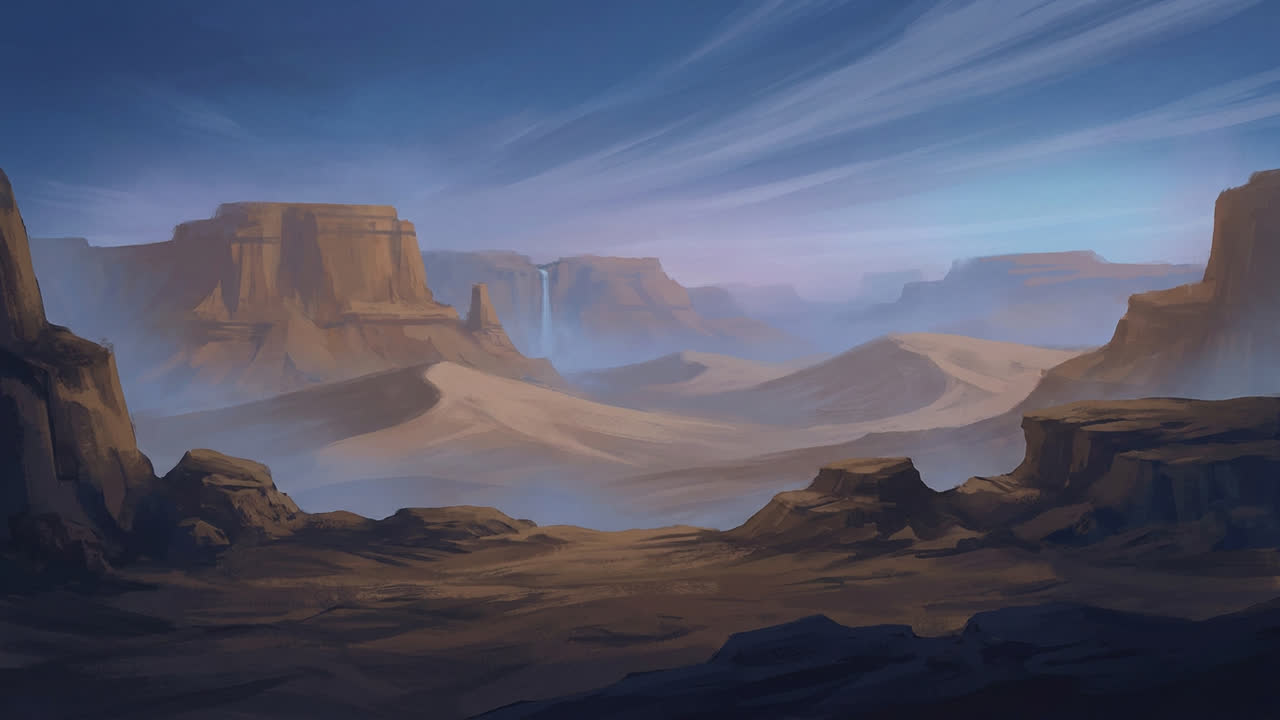
#> input picture 2026-07-06/turrican-2/assets/img/world1-bg.jpg, 1280 x 720 px
$ python color_match.py ../../../../2026-07-06/turrican-2/assets/img/world1-bg.jpg ../../../../2026-07-06/turrican-2/assets/img/world2-bg.jpg ../../../../2026-07-06/turrican-2/assets/img/world2-bg.jpg 1.0
#> lines starting #> are read from the running program, lines starting #| are printed output that depends on the picture
### 2026-08-20/final-blow/tools/inbetweens/measure_de.py
"""Costume-consistency gate: mean CIELAB colour of the big costume regions
(dominant hue clusters) per sheet, and dE2000-ish (dE76) between sheets.
Usage: measure_de.py <ref rgba/webp or png-on-magenta> <cand ...>"""
import sys, numpy as np
from PIL import Image

def load(path):
    im = Image.open(path).convert("RGBA")
    a = np.asarray(im).astype(np.float32)
    rgb, alpha = a[..., :3], a[..., 3]
#> alpha: shape (720, 1280) float32; every value is 255
    if alpha.min() > 250:  # flat-keyed png: key magenta
        d = np.sqrt((rgb[..., 0] - 255) ** 2 + rgb[..., 1] ** 2 + (rgb[..., 2] - 255) ** 2)
        alpha = np.where(d > 120, 255.0, 0.0)
#> alpha: shape (720, 1280) float64; every value is 255
#> `ref_rgb, ref_mask = load(ref)`: ref_mask: shape (720, 1280) bool; every value is 1
    return rgb, alpha > 128

def to_lab(rgb):
    rgb = rgb / 255.0
    m = rgb <= 0.04045
#> m: shape (720, 1280, 3) bool; every value is 0
    rgb = np.where(m, rgb / 12.92, ((rgb + 0.055) / 1.055) ** 2.4)
    M = np.array([[0.4124, 0.3576, 0.1805], [0.2126, 0.7152, 0.0722], [0.0193, 0.1192, 0.9505]])
    xyz = rgb @ M.T / np.array([0.95047, 1.0, 1.08883])
    f = np.where(xyz > 0.008856, np.cbrt(xyz), 7.787 * xyz + 16 / 116)
    L = 116 * f[..., 1] - 16; a = 500 * (f[..., 0] - f[..., 1]); b = 200 * (f[..., 1] - f[..., 2])
    return np.stack([L, a, b], -1)
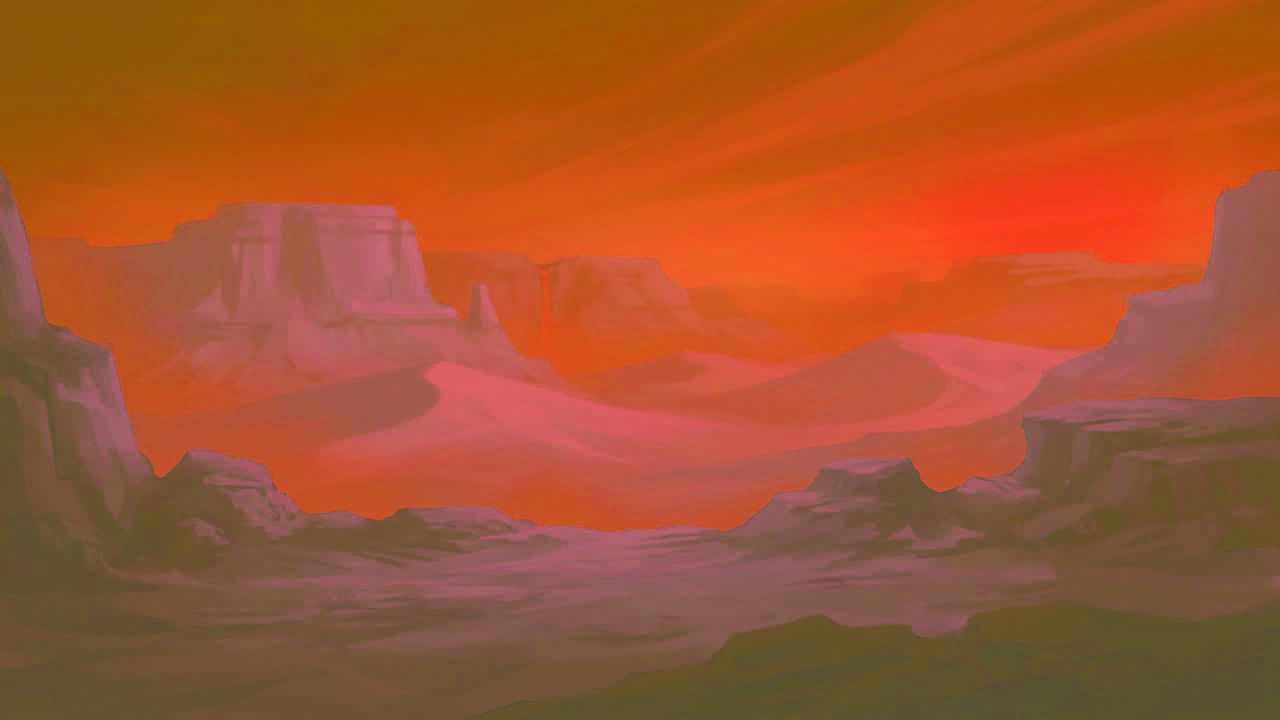
#> returned value: shape (720, 1280, 3) float64; mean of channels 0, 1, 2 37.5, 4.3, -11.4; drawn with min black and max white

def clusters(lab, mask, k=6, seed=1):
#> called with k = 6, seed = 1
    pts = lab[mask]
    rng = np.random.default_rng(seed)
    sample = pts[rng.choice(len(pts), min(40000, len(pts)), replace=False)]
    cent = sample[rng.choice(len(sample), k, replace=False)]
#> cent = [[53.2, 3.68, -24.56], [50.86, 6.68, 4.92], [72.35, -5.61, -18.66], [64.34, 4.42, -19.76], [50.22, 2.69, -24.57], [16.74, 3.72, -6.8]]
    for _ in range(25):
        d = ((sample[:, None, :] - cent[None]) ** 2).sum(-1)
        lab_id = d.argmin(1)
        cent = np.stack([sample[lab_id == i].mean(0) if (lab_id == i).any() else cent[i] for i in range(k)])
#> after the loop, cent = [[50.1, 2.76, -21.59], [30.33, 6.5, 3.61], [63.21, 2.87, -18.57], [49.78, 6.72, 0.708], [36.31, 3.82, -28.11], [13.76, 3.74, -8.63]]
    d = ((sample[:, None, :] - cent[None]) ** 2).sum(-1); lab_id = d.argmin(1)
    weights = np.bincount(lab_id, minlength=k) / len(sample)
#> weights = [0.166, 0.143, 0.13, 0.163, 0.139, 0.26]
    return cent, weights

# [17 lines that do not run on import are left out]

### 2026-08-20/final-blow/tools/inbetweens/color_match.py
"""Pull a candidate sheet's costume colours onto the reference sheet's.
Soft per-cluster LAB mean shift: each opaque candidate pixel is assigned
membership over the reference's dominant colour clusters (inverse-distance,
two nearest), and the per-cluster mean offsets (reference mean - candidate mean)
are applied weighted by membership. Small, smooth, edge-free: fringes and
antialiasing keep their gradients because the shift is a low-order colour
correction, not a re-quantisation. Usage:
  color_match.py <ref sheet> <cand rgba png> <out rgba png> [max_shift_dE]"""
import sys, numpy as np
from PIL import Image
from measure_de import load, to_lab, clusters

def from_lab(lab):
    L, a, b = lab[..., 0], lab[..., 1], lab[..., 2]
    fy = (L + 16) / 116; fx = fy + a / 500; fz = fy - b / 200
    def finv(f): return np.where(f ** 3 > 0.008856, f ** 3, (f - 16 / 116) / 7.787)
    xyz = np.stack([finv(fx) * 0.95047, finv(fy), finv(fz) * 1.08883], -1)
    M = np.array([[3.2406, -1.5372, -0.4986], [-0.9689, 1.8758, 0.0415], [0.0557, -0.2040, 1.0570]])
    rgb = xyz @ M.T
    rgb = np.where(rgb <= 0.0031308, 12.92 * rgb, 1.055 * np.power(np.clip(rgb, 0, None), 1 / 2.4) - 0.055)
    return np.clip(rgb * 255, 0, 255)

ref, cand, out = sys.argv[1], sys.argv[2], sys.argv[3]
max_shift = float(sys.argv[4]) if len(sys.argv) > 4 else 12.0
ref_rgb, ref_mask = load(ref); cent, w = clusters(to_lab(ref_rgb), ref_mask, k=6)
#> after `cent, w = clusters(to_lab(ref_rgb), ref_mask, k=6)`: w = [0.166, 0.143, 0.13, 0.163, 0.139, 0.26]
im = Image.open(cand).convert("RGBA"); arr = np.asarray(im).astype(np.float32)
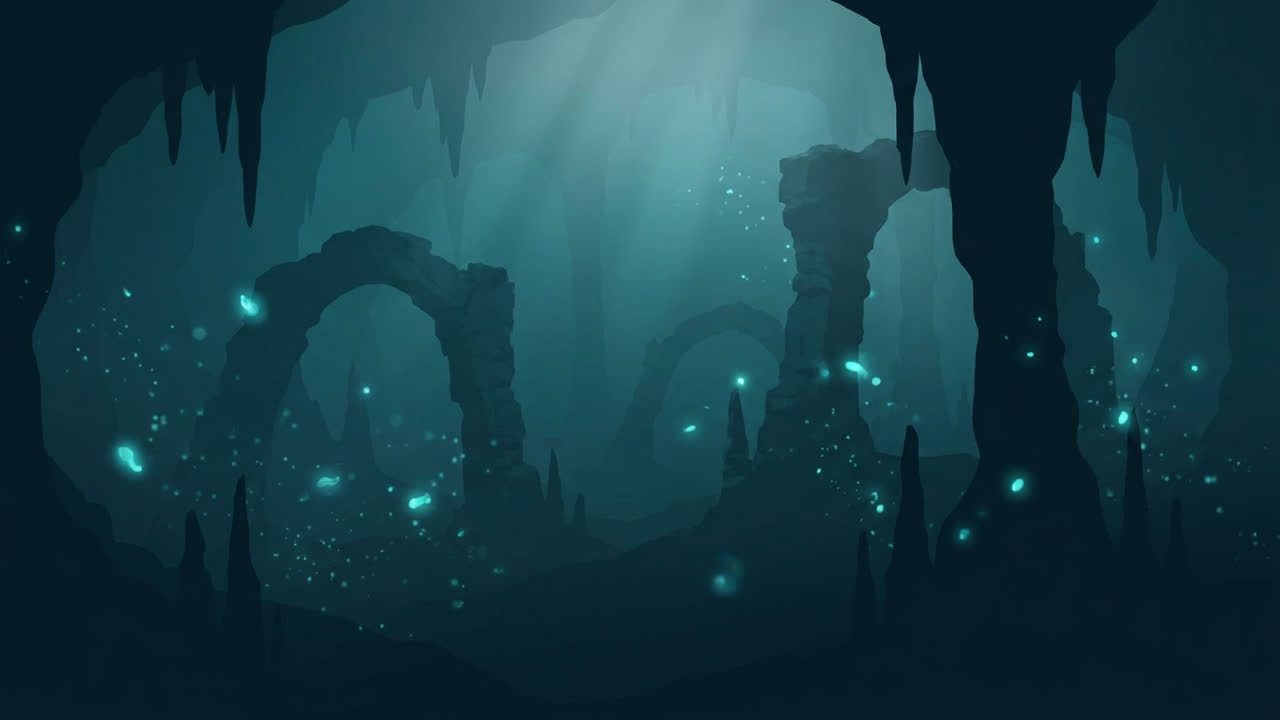
#> input picture 2026-07-06/turrican-2/assets/img/world2-bg.jpg, 1280 x 720 px
rgb, alpha = arr[..., :3], arr[..., 3]
lab = to_lab(rgb)
#> in to_lab (call 2), `return np.stack([L, a, b], -1)`:
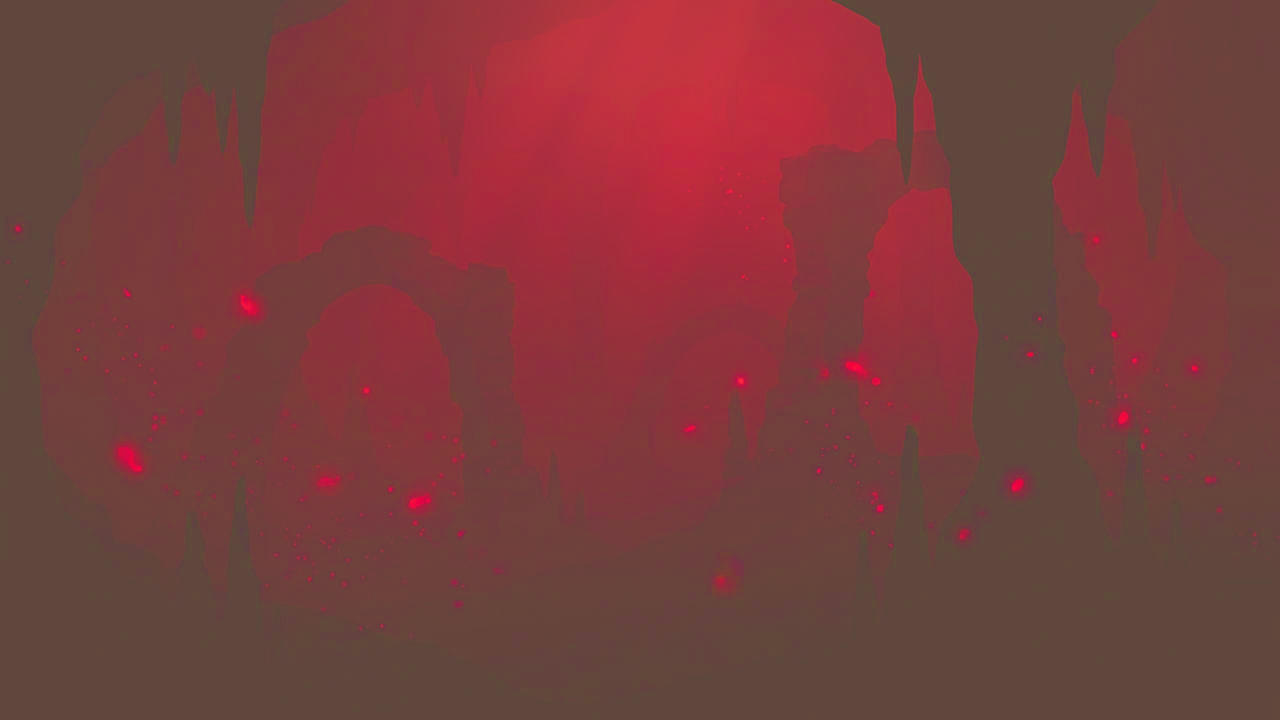
#> returned value: shape (720, 1280, 3) float64; mean of channels 0, 1, 2 23.2, -9.8, -10.1; drawn with min black and max white
mask = alpha > 8
pts = lab[mask]
d = np.sqrt(((pts[:, None, :] - cent[None]) ** 2).sum(-1))
ids = d.argmin(1)
# per-cluster offsets from hard assignment
offsets = np.zeros_like(cent)
for i in range(len(cent)):
    sel = pts[ids == i]
    if len(sel) >= 200:
        off = cent[i] - sel.mean(0)
        n = np.sqrt((off ** 2).sum())
        if n > max_shift: off = off * (max_shift / n)
        offsets[i] = off
#> this loop made 6 passes
#> (off, n) on passes 1, 2, 3, 5, 6: ([0.273, 0.837, -0.473], 24.12), ([-0.0977, 0.844, 0.528], 25.38), ([0.0971, 0.899, -0.427], 22.79), ([0.152, 0.729, -0.667], 24.65), ([-0.139, 0.98, 0.14], 11.18)
#> after the loop, offsets = [[0.273, 0.837, -0.473], [-0.0977, 0.844, 0.528], [0.0971, 0.899, -0.427], [0, 0, 0], [0.152, 0.729, -0.667], [-0.139, 0.98, 0.14]]
# soft membership over the two nearest clusters
order = np.argsort(d, axis=1)[:, :2]
#> order = 921600 pairs, first value 0 to 5, second value 0 to 5
d0 = np.take_along_axis(d, order[:, :1], 1)[:, 0]; d1 = np.take_along_axis(d, order[:, 1:2], 1)[:, 0]
w0 = (d1 + 1e-3) / (d0 + d1 + 2e-3); w1 = 1 - w0
shift = offsets[order[:, 0]] * w0[:, None] + offsets[order[:, 1]] * w1[:, None]
lab[mask] = pts + shift
rgb_out = from_lab(lab)
#> in finv (call 3), `def finv(f): return np.where(f ** 3 > 0.008856, f ** 3, (f - 16 / 116)..`:
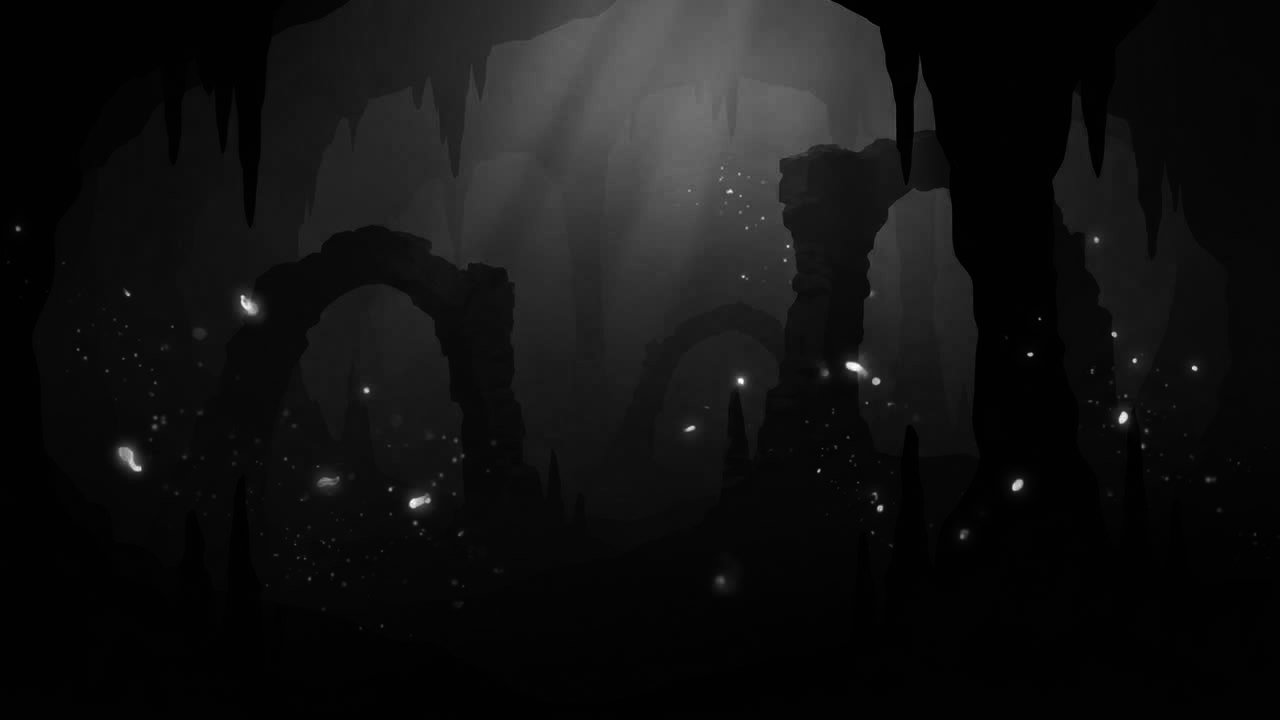
#> returned value: shape (720, 1280) float64; min 0.0104, max 1, mean 0.0818; drawn with min black and max white
res = np.dstack([rgb_out, alpha]).astype(np.uint8)
res[alpha == 0] = 0
Image.fromarray(res, "RGBA").save(out)
print("offsets (L,a,b) per cluster:", np.round(offsets, 1).tolist())
#| offsets (L,a,b) per cluster: [[0.3, 0.8, -0.5], [-0.1, 0.8, 0.5], [0.1, 0.9, -0.4], [0.0, 0.0, 0.0], [0.2, 0.7, -0.7], [-0.1, 1.0, 0.1]]
